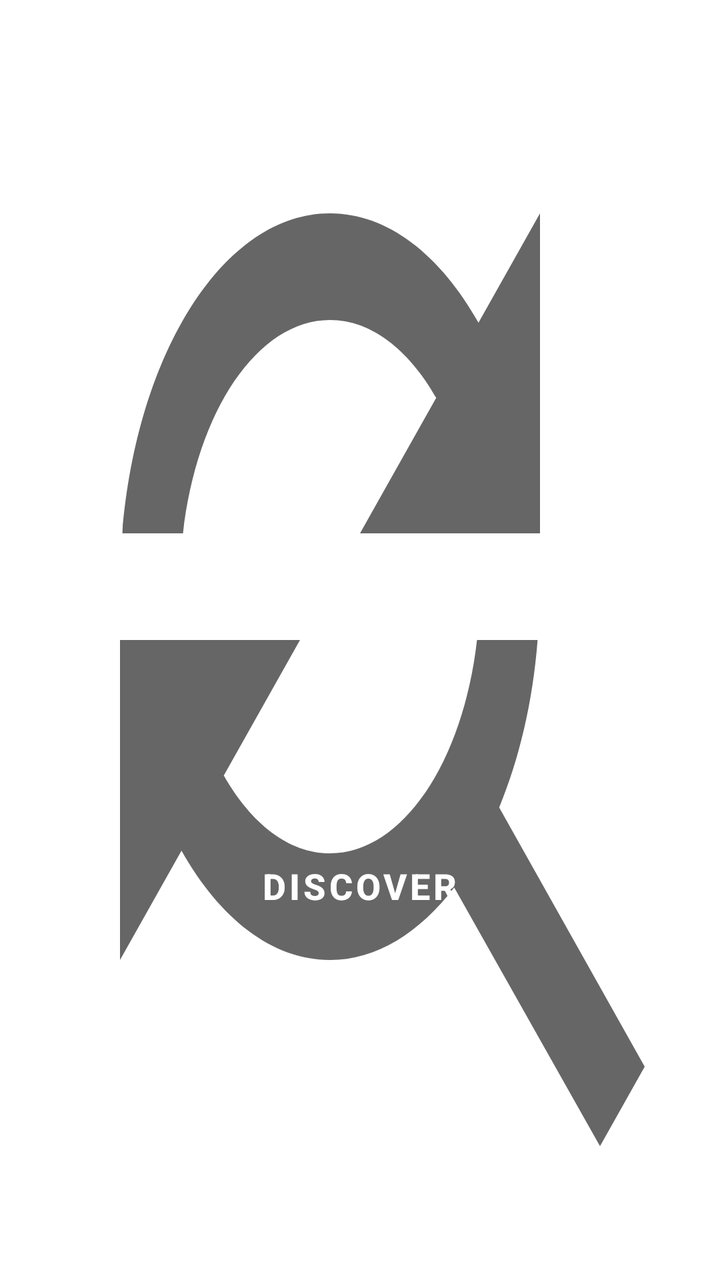
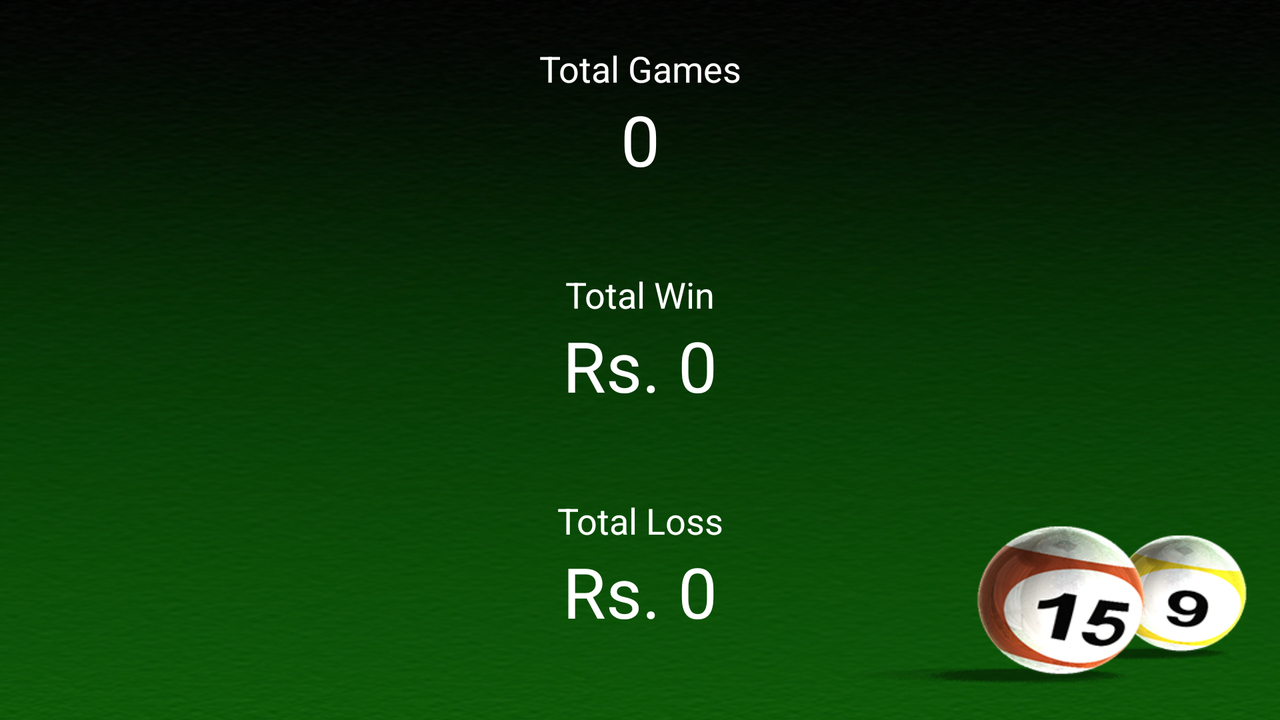

Compare how this app lays out the same screen by default and in its alternative resource folder. The renders come first, then the two layout files and the values they reference.
<!-- AndroidManifest.xml: application theme Theme.Main -->
<!-- res/layout/fragment_statistics.xml -->
<?xml version="1.0" encoding="utf-8"?>
<RelativeLayout
    xmlns:android="http://schemas.android.com/apk/res/android"
    android:layout_width="match_parent"
    android:layout_height="match_parent"
    android:background="@drawable/discover">

    <GridLayout
        android:layout_width="match_parent"
        android:layout_height="wrap_content"
        android:layout_alignParentStart="true"
        android:layout_alignParentEnd="true"
        android:layout_alignParentBottom="true"
        android:layout_marginStart="-1dp"
        android:layout_marginEnd="0dp"
        android:layout_marginBottom="168dp"
        android:columnCount="1"
        android:rowCount="5">

        <Button
            android:id="@+id/newgame"
            android:layout_width="wrap_content"
            android:layout_height="wrap_content"
            android:layout_row="0"
            android:layout_rowWeight="1"
            android:layout_column="0"
            android:layout_columnWeight="1"
            android:layout_gravity="fill"
            android:layout_margin="5sp"
            android:background="@drawable/rounded_button"
            android:text="Discover"
            android:textSize="18sp"
            android:textStyle="bold" />


    </GridLayout>

</RelativeLayout>
<!-- resources referenced by this layout -->
<resources>
  <!-- drawable discover (drawable) -->
  <vector xmlns:android="http://schemas.android.com/apk/res/android"
      android:width="24dp"
      android:height="24dp"
      android:viewportWidth="24"
      android:viewportHeight="24"
      android:tint="?attr/colorControlNormal">
  
    <path
        android:fillColor="@android:color/white"
        android:pathData="M11,6c1.38,0 2.63,0.56 3.54,1.46L12,10h6L18,4l-2.05,2.05C14.68,4.78 12.93,4 11,4c-3.53,0 -6.43,2.61 -6.92,6L6.1,10c0.46,-2.28 2.48,-4 4.9,-4zM16.64,15.14c0.66,-0.9 1.12,-1.97 1.28,-3.14L15.9,12c-0.46,2.28 -2.48,4 -4.9,4 -1.38,0 -2.63,-0.56 -3.54,-1.46L10,12L4,12v6l2.05,-2.05C7.32,17.22 9.07,18 11,18c1.55,0 2.98,-0.51 4.14,-1.36L20,21.49 21.49,20l-4.85,-4.86z"/>
  </vector>
  <style name="Theme.Main" parent="Theme.MaterialComponents.DayNight.DarkActionBar">
          
          <item name="colorPrimary">@color/colorAccent</item>
          <item name="colorOnSurface">#3D5045</item>
          <item name="colorOnPrimary">@color/white</item>
          
          <item name="colorSecondary">@color/teal_200</item>
          <item name="colorSecondaryVariant">@color/teal_700</item>
          <item name="colorOnSecondary">@color/black</item>
          
          <item name="android:statusBarColor" tools:targetApi="l">?attr/colorPrimaryVariant</item>
          
      </style>
  <color name="colorAccent">#004B1F</color>
  <color name="white">#FFFFFFFF</color>
  <color name="teal_200">#FF03DAC5</color>
  <color name="teal_700">#FF018786</color>
  <color name="black">#FF000000</color>
</resources>
<!-- res/layout-land/fragment_statistics.xml (the repository's variant of the layout above) -->
<!-- drawn on the phone turned sideways -->
<?xml version="1.0" encoding="utf-8"?>
<LinearLayout xmlns:android="http://schemas.android.com/apk/res/android"
    android:layout_width="match_parent"
    android:layout_height="match_parent"
    android:orientation="vertical"
    android:background="@drawable/landscapestatistics">

    <ScrollView
        android:layout_width="match_parent"
        android:layout_height="wrap_content"
        android:layout_weight="1">

        <LinearLayout
            android:orientation="vertical"
            android:layout_width="match_parent"
            android:layout_height="wrap_content">

            <LinearLayout
                android:orientation="vertical"
                android:layout_width="match_parent"
                android:layout_height="wrap_content"
                android:padding="20dp"
                android:layout_marginLeft="5dp"
                android:layout_marginRight="5dp"
                android:layout_marginTop="2dp">

                <TextView
                    android:layout_width="match_parent"
                    android:layout_height="wrap_content"
                    android:textAppearance="?android:attr/textAppearanceMedium"
                    android:text="Total Games"
                    android:textColor="#FFFFFF"
                    android:gravity="center"/>

                <TextView
                    android:layout_width="match_parent"
                    android:layout_height="wrap_content"
                    android:textSize="35dp"
                    android:text="0"
                    android:id="@+id/textOrders"
                    android:textColor="#FFFFFF"
                    android:gravity="center"/>

            </LinearLayout>

            <LinearLayout
                android:orientation="vertical"
                android:layout_width="match_parent"
                android:layout_height="wrap_content"
                android:padding="20dp"
                android:layout_marginLeft="5dp"
                android:layout_marginRight="5dp"
                android:layout_marginTop="2dp">

                <TextView
                    android:layout_width="match_parent"
                    android:layout_height="wrap_content"
                    android:textAppearance="?android:attr/textAppearanceMedium"
                    android:text="Total Win"
                    android:textColor="#FFFFFF"
                    android:gravity="center"/>

                <TextView
                    android:layout_width="match_parent"
                    android:layout_height="wrap_content"
                    android:textSize="35dp"
                    android:text="Rs. 0"
                    android:id="@+id/textTotal"
                    android:textColor="#FFFFFF"
                    android:gravity="center"/>

            </LinearLayout>

            <LinearLayout
                android:orientation="vertical"
                android:layout_width="match_parent"
                android:layout_height="wrap_content"
                android:padding="20dp"
                android:layout_marginLeft="5dp"
                android:layout_marginRight="5dp"
                android:layout_marginTop="2dp">

                <TextView
                    android:layout_width="match_parent"
                    android:layout_height="wrap_content"
                    android:textAppearance="?android:attr/textAppearanceMedium"
                    android:text="Total Loss"
                    android:textColor="#FFFFFF"
                    android:gravity="center"/>

                <TextView
                    android:layout_width="match_parent"
                    android:layout_height="wrap_content"
                    android:textSize="35dp"
                    android:text="Rs. 0"
                    android:id="@+id/textDiscount"
                    android:textColor="#FFFFFF"
                    android:gravity="center"/>

            </LinearLayout>


        </LinearLayout>

    </ScrollView>



</LinearLayout>
<!-- resources referenced by the variant -->
<!-- as the phone turned sideways resolves them -->
<resources>
  <!-- drawable landscapestatistics: jpg bitmap (drawable-v24, 216140 bytes) -->
  <style name="Theme.Main" parent="Theme.MaterialComponents.DayNight.DarkActionBar">
          
          <item name="colorPrimary">@color/colorAccent</item>
          <item name="colorOnSurface">#3D5045</item>
          <item name="colorOnPrimary">@color/white</item>
          
          <item name="colorSecondary">@color/teal_200</item>
          <item name="colorSecondaryVariant">@color/teal_700</item>
          <item name="colorOnSecondary">@color/black</item>
          
          <item name="android:statusBarColor" tools:targetApi="l">?attr/colorPrimaryVariant</item>
          
      </style>
  <color name="colorAccent">#004B1F</color>
  <color name="white">#FFFFFFFF</color>
  <color name="teal_200">#FF03DAC5</color>
  <color name="teal_700">#FF018786</color>
  <color name="black">#FF000000</color>
</resources>
